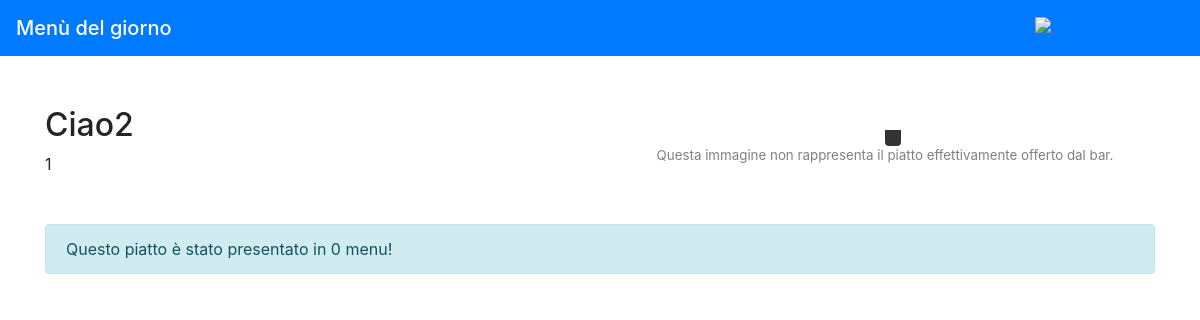
Page /web/course/5/ on the earlier database version.
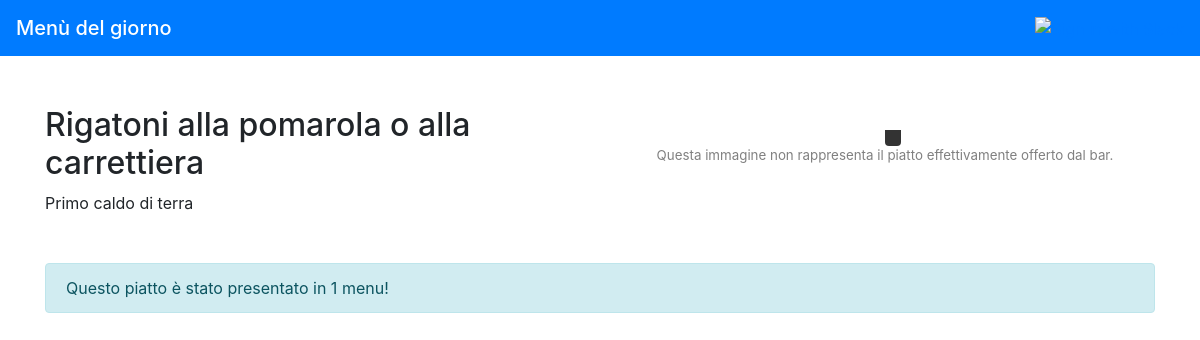
Same page on the later database version.
### app/models.py (models this page shows)
class Course(PolymorphicModel):
    name = models.CharField(max_length=30, unique=True)
    notes = models.TextField(max_length=2048, null=True)
    def __str__(self):
        return self.name.capitalize()

class SecondCourse(Course):
    contentType = models.CharField(max_length=1, choices=SECOND_CONTENT_TYPES)
    def __str__(self):
        return ("Insalatona %s" if self.contentType == 'I' else "%s") % super().__str__()
    def description(self):
        dish_notes = ("Secondo di %s" if self.contentType == 'T' else "%s") % self.get_contentType_display()
        return dish_notes

class Course(PolymorphicModel):
    name = models.CharField(max_length=30, unique=True)
    notes = models.TextField(max_length=2048, null=True)
    def __str__(self):
        return self.name.capitalize()

class FirstCourse(Course):
    contentType = models.CharField(max_length=1, choices=FIRST_CONTENT_TYPES)
    cookingType = models.CharField(max_length=1, choices=FIRST_COOKING_TYPES)
    def description(self):
        dish_notes = "Primo %s di %s\n" % (self.get_cookingType_display().lower(),
                                           self.get_contentType_display().lower())
        return dish_notes

### web/views.py (the view)
# urls.py: path(r'course/<int:pk>/', views.course_view, name='course_view'),
def course_view(request, pk):
    course = get_object_or_404(Course, pk=pk)
    repeat_count = ContentMenu.objects.filter(course=course).count()
    return render(request, 'course_view.html', {'course': course, 'count': repeat_count})

### web/templates/course_view.html (shortened to what this page needs)
{% extends 'base.html' %}
{% load humanize %}
{% load l10n %}
{% block content %}
    <div class="row">
        <div class="col-sm-12 col-md-6">
            <h2>{{ course }}</h2>
            <div>{{ course.description }}</div>
        </div>
        <div class="col-sm-12 col-md-6 text-center">
            <div id="image-container" class="mt-3">
                <a id="image-caption" class="p-2 rounded-bottom"></a>
            </div>
            <div id="info-image">
                Questa immagine non rappresenta il piatto effettivamente offerto dal bar.
            </div>
        </div>
    </div>
    <div class="alert alert-info mt-5" role="alert">
        Questo piatto è stato presentato in {{ count }} menu!
    </div>
{% endblock %}

Differences in the rows shown:
removed SecondCourse: contentType.name "Ciao2", description "1"
now on this page (row edited): Course: name "Rigatoni alla pomarola o alla carrettiera"
added FirstCourse: description "Primo caldo di terra"
Other differences:
{{ count }}: "0" → "1"
